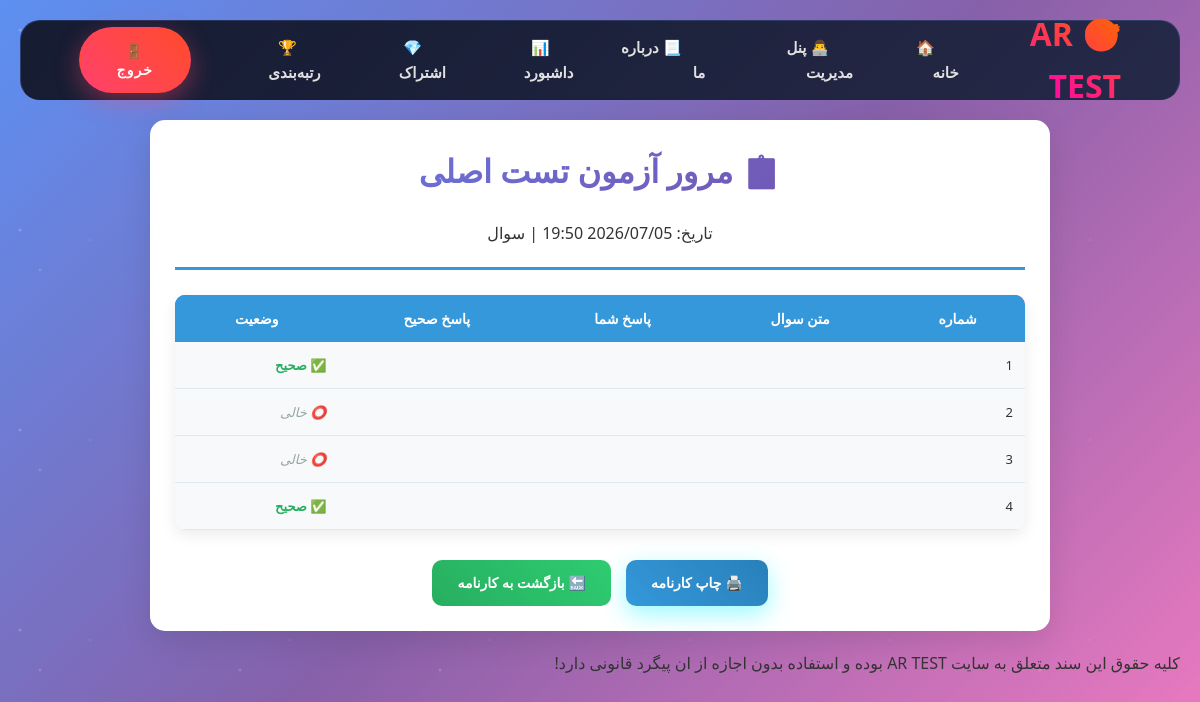
Page /quiz/7/analysis/ (signed in) on the committed database.
### quizzes/models.py (models this page shows, shortened)
class Quiz(models.Model):
    title = models.CharField(
        max_length=200,
        verbose_name='عنوان آزمون'
    )
    description = models.TextField(
        blank=True,
        null=True,
        verbose_name='توضیحات آزمون'
    )
    is_premium = models.BooleanField(
        default=False,
        verbose_name='آزمون ویژه است؟'
    )
    duration_minutes = models.PositiveIntegerField(
        default=30,
        verbose_name='زمان آزمون'
    )
    is_active = models.BooleanField(
        default=True,
        verbose_name='فعال باشد؟'
    )
    created_at = models.DateTimeField(
        default=timezone.now,
        verbose_name='تاریخ ایجاد'
    )
    class Meta:
        verbose_name = 'آزمون'
        verbose_name_plural = 'آزمون‌ها'
        ordering = ['-created_at']

class Question(models.Model):
    quiz = models.ForeignKey(
        Quiz,
        on_delete=models.CASCADE,
        related_name='questions',
        verbose_name='آزمون'
    )
    text = models.TextField(
        verbose_name='متن سوال'
    )
    is_active = models.BooleanField(
        default=True,
        verbose_name='فعال'
    )
    created_at = models.DateTimeField(
        default=timezone.now
    )
    class Meta:
        verbose_name = 'سوال'
        verbose_name_plural = 'سوالات'

### quizzes/views.py (the view)
# urls.py: path('quiz/<int:quiz_id>/analysis/', views.quiz_analysis_view, name='quiz_analysis'),
@login_required
def quiz_analysis_view(request, quiz_id):
    quiz = get_object_or_404(
        Quiz,
        pk=quiz_id
    )
    attempt = QuizAttempt.objects.filter(
        user=request.user,
        quiz=quiz,
        is_completed=True
    ).order_by(
        '-completed_at'
    ).first()
    if not attempt:
        messages.warning(
            request,
            'تحلیل آزمون یافت نشد.'
        )
        return redirect('quizzes:quiz_list')
    user_answers_data = []
    questions = quiz.questions.prefetch_related('choices')
    for question in questions:
        answer = attempt.answers.filter(
            question=question
        ).first()
        correct_choice = question.choices.filter(
            is_correct=True
        ).first()
        user_answers_data.append({
            'question': question,
            'selected_choice': answer.selected_choice if answer else None,
            'correct_choice': correct_choice,
            'is_correct': (
                answer.selected_choice.is_correct
                if answer and answer.selected_choice
                else False
            ),
        })
    context = {
        'quiz': quiz,
        'attempt': attempt,
        'user_answers': user_answers_data,
    }
    return render(
        request,
        'quizzes/analysis.html',
        context
    )

### quizzes/templates/quizzes/analysis.html (shortened to what this page needs)
{% extends "base.html" %}
{% load static %}
{% block content %}
<div class="analysis-container">
    <div class="analysis-header">
        <h1>📋 مرور آزمون {{ quiz.title }}</h1>
        <p>تاریخ: {{ attempt.completed_at|date:"Y/m/d H:i" }} | {{ total_questions }} سوال</p>
    </div>
    <table class="analysis-table">
        <thead>
            <tr>
                <th>شماره</th>
                <th>متن سوال</th>
                <th>پاسخ شما</th>
                <th>پاسخ صحیح</th>
                <th>وضعیت</th>
            </tr>
        </thead>
        <tbody>
            {% for ans in user_answers %}
            <tr>
                <td>{{ forloop.counter }}</td>
                <td style="max-width: 250px;">{{ ans.question_text|truncatechars:60 }}</td>
                <td style="max-width: 150px;">
                </td>
                <td style="max-width: 150px;">
                </td>
                <td>
                    {% if ans.is_correct %}
                        <span class="correct">✅ صحیح</span>
                    {% elif not ans.is_answered %}
                        <span class="unanswered">⭕ خالی</span>
                    {% else %}
                        <span class="wrong">❌ غلط</span>
                    {% endif %}
                </td>
            </tr>
            {% empty %}
            <tr><td colspan="5">تحلیلی موجود نیست</td></tr>
            {% endfor %}
        </tbody>
    </table>
    <div class="btn-group">
        <a href="javascript:window.print()" class="btn btn-primary">🖨️ چاپ کارنامه</a>
        <a href="{% url 'quizzes:quiz_results' quiz.id %}" class="btn btn-success">🔙 بازگشت به کارنامه</a>
    </div>
</div>
<p>کلیه حقوق این  سند متعلق به سایت AR TEST بوده و استفاده بدون اجازه از ان پیگرد قانونی دارد!</p>
{% endblock %}

### static/css/about-page.css (style rules this page uses)
body { background: radial-gradient(circle at 20% 80%, rgba(120,119,198,0.3) 0%, transparent 50%), radial-gradient(circle at 80% 20%, rgba(255,119,198,0.3) 0%, transparent 50%), radial-gradient(circle at 40% 40%, rgba(120,219,255,0.3) 0%, transparent 50%), linear-gradient(135deg, #667eea 0%, #764ba2 25%, #f093fb 50%, #f5576c 75%, #4facfe 100%); background-size: 800% 800%, 400% 400%, 600% 600%, 600% 600%; animation: gradientFlow 18s ease infinite; min-height: 100vh; font-family: 'Vazir', -apple-system, BlinkMacSystemFont, sans-serif; overflow-x: hidden; }
body::before { content: ''; position: fixed; top: 0; left: 0; width: 100%; height: 100%; background-image: radial-gradient(1.5px 1.5px at 30px 40px, #fff, transparent), radial-gradient(1px 1px at 80px 70px, rgba(255,255,255,0.8), transparent), radial-gradient(0.8px 0.8px at 120px 30px, #fff, transparent); background-repeat: repeat; background-size: 250px 250px; animation: starsDrift 25s linear infinite; pointer-events: none; z-index: -1; opacity: 0.4; }

### static/css/analysis-page.css (style rules this page uses)
.analysis-container { max-width: 900px; margin: 20px auto; background: white; padding: 25px; border-radius: 15px; box-shadow: 0 10px 30px rgba(0,0,0,0.1); font-family: 'Vazir', Tahoma, sans-serif; }
.analysis-header { text-align: center; border-bottom: 3px solid #3498db; padding-bottom: 20px; margin-bottom: 25px; }
.analysis-table { width: 100%; border-collapse: collapse; margin: 25px 0; background: #f8f9fa; border-radius: 10px; overflow: hidden; box-shadow: 0 5px 15px rgba(0,0,0,0.08); }
.analysis-table th { background: #3498db; color: white; padding: 14px 12px; text-align: center; font-size: 14px; font-weight: 600; }
.analysis-table td { padding: 14px 12px; border-bottom: 1px solid #e1e8ed; font-size: 13px; text-align: right; vertical-align: top; }
.correct { color: #27ae60; font-weight: bold; }
.unanswered { color: #95a5a6; font-style: italic; }
.btn { padding: 12px 25px; border: none; border-radius: 10px; font-weight: 700; text-decoration: none; transition: all 0.3s; font-size: 14px; }
.btn-primary { background: linear-gradient(45deg, #3498db, #2980b9); color: white; }
.btn-success { background: linear-gradient(45deg, #27ae60, #2ecc71); color: white; }

### static/css/home-page.css (style rules this page uses)
* { margin: 0; padding: 0; box-sizing: border-box; }
body { font-family: 'Vazir', -apple-system, BlinkMacSystemFont, 'Segoe UI', Roboto, sans-serif; line-height: 1.6; color: #333; overflow-x: hidden; }
body::before { content: ''; position: fixed; top: 0; left: 0; width: 100%; height: 100%; background: linear-gradient(-45deg, #667eea 0%, #764ba2 25%, #f093fb 50%, #f5576c 75%, #4facfe 100%); background-size: 400% 400%; animation: gradientShift 15s ease infinite; z-index: -2; }
body::after { content: ''; position: fixed; top: 0; left: 0; width: 100%; height: 100%; background-image: radial-gradient(2px 2px at 20px 30px, #fff, transparent), radial-gradient(2px 2px at 40px 70px, rgba(255,255,255,0.8), transparent), radial-gradient(1px 1px at 90px 40px, #fff, transparent); background-repeat: repeat; background-size: 200px 200px; animation: starsFloat 20s linear infinite; z-index: -1; opacity: 0.3; }

### static/css/quiz-list.css (style rules this page uses)
:root { --primary-gradient: linear-gradient(135deg, #4f46e5 0%, #7c3aed 50%, #ec4899 100%); --free-gradient: linear-gradient(135deg, #10b981, #059669); --premium-gradient: linear-gradient(135deg, #f59e0b, #d97706); }
* { box-sizing: border-box; }
body { font-family: 'Vazir', Tahoma, sans-serif; direction: rtl; background: #f8fafc; }
table { width: 100%; border-collapse: collapse; background: white; border-radius: 12px; overflow: hidden; box-shadow: 0 10px 25px rgba(0,0,0,0.1); margin-bottom: 20px; }
thead { background: var(--primary-gradient); }
th { padding: 15px; color: white; font-weight: 600; text-align: center; font-size: 1rem; }
tbody tr { transition: background 0.2s ease; }
td { padding: 15px; text-align: center; border-bottom: 1px solid #f1f5f9; }

### static/css/results.css (style rules this page uses)
.correct { color: #27ae60; font-weight: bold; }
.unanswered { color: #95a5a6; font-style: italic; }
.btn-group { display: flex; gap: 15px; justify-content: center; margin-top: 30px; flex-wrap: wrap; }
.btn { padding: 12px 25px; border: none; border-radius: 10px; font-weight: 700; text-decoration: none; transition: all 0.3s; font-size: 14px; }
.btn-primary { background: linear-gradient(45deg, #3498db, #2980b9); color: white; }
.btn-success { background: linear-gradient(45deg, #27ae60, #2ecc71); color: white; }

### static/css/subscribe.css (style rules this page uses)
* { font-family: 'Vazir', 'Segoe UI', Tahoma, sans-serif !important; }

### rows in the picture
Quiz: title "تست اصلی"
Question: shows "✅ صحیح"
Question: shows "⭕ خالی"
Question: shows "⭕ خالی"
Question: shows "✅ صحیح"
